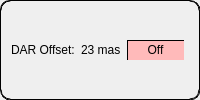
        <widget class="QFrame" name="dar_layout">
         <property name="sizePolicy">
          <sizepolicy hsizetype="Preferred" vsizetype="Preferred">
           <horstretch>0</horstretch>
           <verstretch>0</verstretch>
          </sizepolicy>
         </property>
         <property name="styleSheet">
          <string notr="true">border-radius: 10px;
border-style: ridge;
border-width: 1px;</string>
         </property>
         <property name="frameShape">
          <enum>QFrame::Panel</enum>
         </property>
         <layout class="QHBoxLayout" name="track_on_l_4" stretch="0,0">
          <property name="leftMargin">
           <number>10</number>
          </property>
          <property name="topMargin">
           <number>10</number>
          </property>
          <property name="rightMargin">
           <number>15</number>
          </property>
          <property name="bottomMargin">
           <number>10</number>
          </property>
          <item>
           <layout class="QHBoxLayout" name="dar_offset_layout">
            <item>
             <widget class="QLabel" name="dar_offset_label">
              <property name="styleSheet">
               <string notr="true">border-style: none;</string>
              </property>
              <property name="text">
               <string>DAR Offset:</string>
              </property>
             </widget>
            </item>
            <item>
             <widget class="QLabel" name="dar_offset_val">
              <property name="styleSheet">
               <string notr="true">border-style: none;</string>
              </property>
              <property name="text">
               <string>23 mas</string>
              </property>
             </widget>
            </item>
           </layout>
          </item>
          <item>
           <widget class="QPushButton" name="dar_btn">
            <property name="minimumSize">
             <size>
              <width>0</width>
              <height>20</height>
             </size>
            </property>
            <property name="styleSheet">
             <string notr="true">QPushButton:checked { 
	background-color: #c1ffba;
	border-style: inset;
	border-radius: 0px;
} 
QPushButton { 
	background-color: #ffbaba;
	border-style: outset;
	border-radius: 0px;
}</string>
            </property>
            <property name="text">
             <string>Off</string>
            </property>
            <property name="checkable">
             <bool>true</bool>
            </property>
            <property name="autoDefault">
             <bool>false</bool>
            </property>
            <property name="default">
             <bool>false</bool>
            </property>
            <property name="flat">
             <bool>false</bool>
            </property>
           </widget>
          </item>
         </layout>
        </widget>
